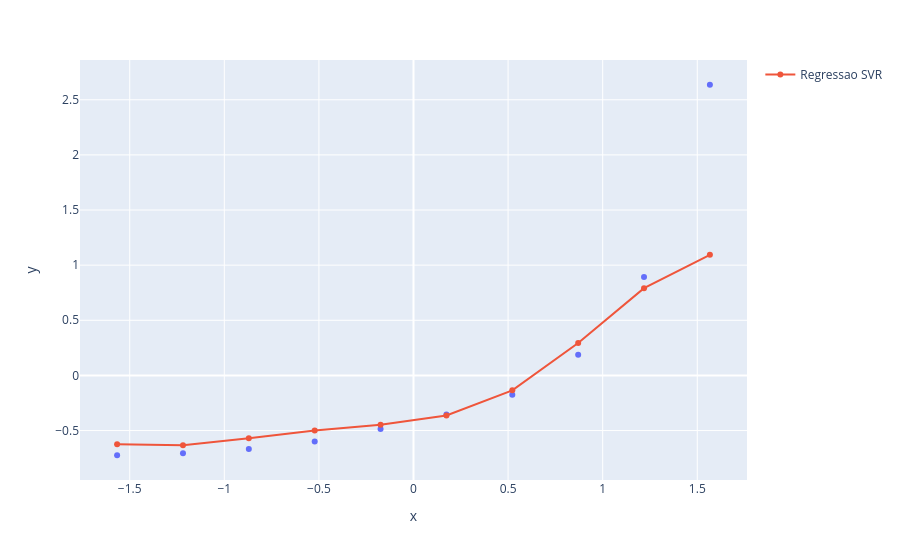

The notebook cell this image was saved under:
### Code cell
grafico = px.scatter(x = x_plano_scaled.ravel(), y = y_plano_scaled.ravel())
grafico.add_scatter(x = x_plano_scaled.ravel(), y = regressor_svr_rbf.predict(x_plano_scaled), name = 'Regressao SVR')
grafico.show()

### Figure 1 — Plotly figure (JSON) as saved in the notebook; plotly's stock layout.template omitted (floating-point values rounded to 4 significant figures)
{"data": [{"hovertemplate": "x=%{x}<br>y=%{y}<extra></extra>", "legendgroup": "", "marker": {"color": "#636efa", "symbol": "circle"}, "mode": "markers", "name": "", "orientation": "v", "showlegend": false, "type": "scatter", "x": [-1.567, -1.219, -0.8704, -0.5222, -0.1741, 0.1741, 0.5222, 0.8704, 1.219, 1.567], "xaxis": "x", "y": [-0.724, -0.7066, -0.6682, -0.5984, -0.4867, -0.3542, -0.1762, 0.1867, 0.8915, 2.636], "yaxis": "y"}, {"name": "Regressao SVR", "type": "scatter", "x": [-1.567, -1.219, -0.8704, -0.5222, -0.1741, 0.1741, 0.5222, 0.8704, 1.219, 1.567], "y": [-0.6235, -0.6329, -0.5707, -0.4987, -0.4464, -0.3633, -0.1355, 0.2935, 0.7912, 1.094]}], "layout": {"legend": {"tracegroupgap": 0}, "margin": {"t": 60}, "xaxis": {"anchor": "y", "domain": [0, 1], "title": {"text": "x"}}, "yaxis": {"anchor": "x", "domain": [0, 1], "title": {"text": "y"}}}}
